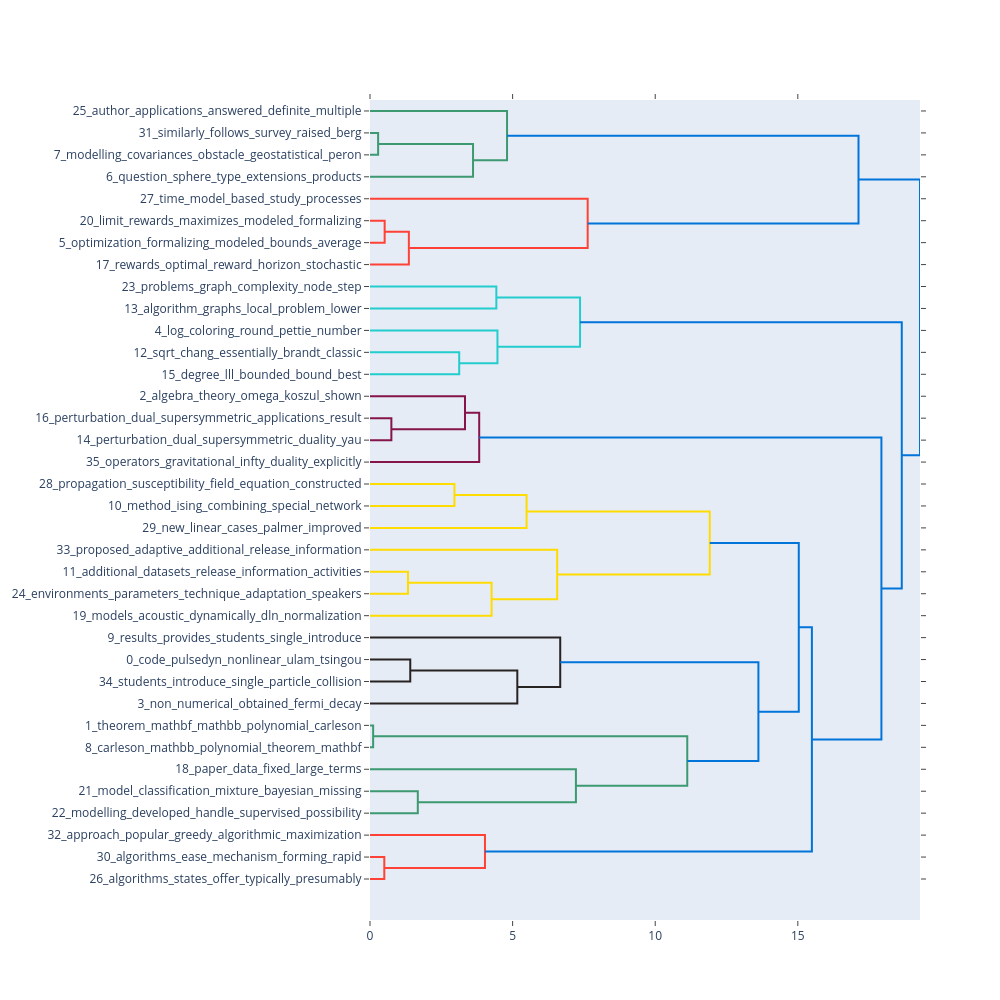

This figure's notebook cell:
### Code cell
fig = best_model.visualize_topic_hierarchy()
fig.show()

### Figure 1 — Plotly figure (JSON) as saved in the notebook; plotly's stock layout.template omitted (floating-point values rounded to 4 significant figures)
{"data": [{"hoverinfo": "text", "marker": {"color": "rgb(61,153,112)"}, "mode": "lines", "x": [0.0, 0.2847, 0.2847, 0.0], "xaxis": "x", "y": [-15.0, -15.0, -25.0, -25.0], "yaxis": "y", "type": "scatter"}, {"hoverinfo": "text", "marker": {"color": "rgb(61,153,112)"}, "mode": "lines", "x": [0.2847, 3.612, 3.612, 0.0], "xaxis": "x", "y": [-20.0, -20.0, -35.0, -35.0], "yaxis": "y", "type": "scatter"}, {"hoverinfo": "text", "marker": {"color": "rgb(61,153,112)"}, "mode": "lines", "x": [0.0, 4.805, 4.805, 3.612], "xaxis": "x", "y": [-5.0, -5.0, -27.5, -27.5], "yaxis": "y", "type": "scatter"}, {"hoverinfo": "text", "marker": {"color": "rgb(255,65,54)"}, "mode": "lines", "x": [0.0, 0.514, 0.514, 0.0], "xaxis": "x", "y": [-55.0, -55.0, -65.0, -65.0], "yaxis": "y", "type": "scatter"}, {"hoverinfo": "text", "marker": {"color": "rgb(255,65,54)"}, "mode": "lines", "x": [0.514, 1.363, 1.363, 0.0], "xaxis": "x", "y": [-60.0, -60.0, -75.0, -75.0], "yaxis": "y", "type": "scatter"}, {"hoverinfo": "text", "marker": {"color": "rgb(255,65,54)"}, "mode": "lines", "x": [0.0, 7.632, 7.632, 1.363], "xaxis": "x", "y": [-45.0, -45.0, -67.5, -67.5], "yaxis": "y", "type": "scatter"}, {"hoverinfo": "text", "marker": {"color": "rgb(0,116,217)"}, "mode": "lines", "x": [4.805, 17.13, 17.13, 7.632], "xaxis": "x", "y": [-16.25, -16.25, -56.25, -56.25], "yaxis": "y", "type": "scatter"}, {"hoverinfo": "text", "marker": {"color": "rgb(35,205,205)"}, "mode": "lines", "x": [0.0, 4.43, 4.43, 0.0], "xaxis": "x", "y": [-85.0, -85.0, -95.0, -95.0], "yaxis": "y", "type": "scatter"}, {"hoverinfo": "text", "marker": {"color": "rgb(35,205,205)"}, "mode": "lines", "x": [0.0, 3.128, 3.128, 0.0], "xaxis": "x", "y": [-115.0, -115.0, -125.0, -125.0], "yaxis": "y", "type": "scatter"}, {"hoverinfo": "text", "marker": {"color": "rgb(35,205,205)"}, "mode": "lines", "x": [0.0, 4.468, 4.468, 3.128], "xaxis": "x", "y": [-105.0, -105.0, -120.0, -120.0], "yaxis": "y", "type": "scatter"}, {"hoverinfo": "text", "marker": {"color": "rgb(35,205,205)"}, "mode": "lines", "x": [4.43, 7.364, 7.364, 4.468], "xaxis": "x", "y": [-90.0, -90.0, -112.5, -112.5], "yaxis": "y", "type": "scatter"}, {"hoverinfo": "text", "marker": {"color": "rgb(133,20,75)"}, "mode": "lines", "x": [0.0, 0.7491, 0.7491, 0.0], "xaxis": "x", "y": [-145.0, -145.0, -155.0, -155.0], "yaxis": "y", "type": "scatter"}, {"hoverinfo": "text", "marker": {"color": "rgb(133,20,75)"}, "mode": "lines", "x": [0.0, 3.33, 3.33, 0.7491], "xaxis": "x", "y": [-135.0, -135.0, -150.0, -150.0], "yaxis": "y", "type": "scatter"}, {"hoverinfo": "text", "marker": {"color": "rgb(133,20,75)"}, "mode": "lines", "x": [3.33, 3.829, 3.829, 0.0], "xaxis": "x", "y": [-142.5, -142.5, -165.0, -165.0], "yaxis": "y", "type": "scatter"}, {"hoverinfo": "text", "marker": {"color": "rgb(255,220,0)"}, "mode": "lines", "x": [0.0, 2.961, 2.961, 0.0], "xaxis": "x", "y": [-175.0, -175.0, -185.0, -185.0], "yaxis": "y", "type": "scatter"}, {"hoverinfo": "text", "marker": {"color": "rgb(255,220,0)"}, "mode": "lines", "x": [2.961, 5.49, 5.49, 0.0], "xaxis": "x", "y": [-180.0, -180.0, -195.0, -195.0], "yaxis": "y", "type": "scatter"}, {"hoverinfo": "text", "marker": {"color": "rgb(255,220,0)"}, "mode": "lines", "x": [0.0, 1.332, 1.332, 0.0], "xaxis": "x", "y": [-215.0, -215.0, -225.0, -225.0], "yaxis": "y", "type": "scatter"}, {"hoverinfo": "text", "marker": {"color": "rgb(255,220,0)"}, "mode": "lines", "x": [1.332, 4.264, 4.264, 0.0], "xaxis": "x", "y": [-220.0, -220.0, -235.0, -235.0], "yaxis": "y", "type": "scatter"}, {"hoverinfo": "text", "marker": {"color": "rgb(255,220,0)"}, "mode": "lines", "x": [0.0, 6.563, 6.563, 4.264], "xaxis": "x", "y": [-205.0, -205.0, -227.5, -227.5], "yaxis": "y", "type": "scatter"}, {"hoverinfo": "text", "marker": {"color": "rgb(255,220,0)"}, "mode": "lines", "x": [5.49, 11.91, 11.91, 6.563], "xaxis": "x", "y": [-187.5, -187.5, -216.2, -216.2], "yaxis": "y", "type": "scatter"}, {"hoverinfo": "text", "marker": {"color": "rgb(40,35,35)"}, "mode": "lines", "x": [0.0, 1.412, 1.412, 0.0], "xaxis": "x", "y": [-255.0, -255.0, -265.0, -265.0], "yaxis": "y", "type": "scatter"}, {"hoverinfo": "text", "marker": {"color": "rgb(40,35,35)"}, "mode": "lines", "x": [1.412, 5.165, 5.165, 0.0], "xaxis": "x", "y": [-260.0, -260.0, -275.0, -275.0], "yaxis": "y", "type": "scatter"}, {"hoverinfo": "text", "marker": {"color": "rgb(40,35,35)"}, "mode": "lines", "x": [0.0, 6.669, 6.669, 5.165], "xaxis": "x", "y": [-245.0, -245.0, -267.5, -267.5], "yaxis": "y", "type": "scatter"}, {"hoverinfo": "text", "marker": {"color": "rgb(61,153,112)"}, "mode": "lines", "x": [0.0, 0.1101, 0.1101, 0.0], "xaxis": "x", "y": [-285.0, -285.0, -295.0, -295.0], "yaxis": "y", "type": "scatter"}, {"hoverinfo": "text", "marker": {"color": "rgb(61,153,112)"}, "mode": "lines", "x": [0.0, 1.676, 1.676, 0.0], "xaxis": "x", "y": [-315.0, -315.0, -325.0, -325.0], "yaxis": "y", "type": "scatter"}, {"hoverinfo": "text", "marker": {"color": "rgb(61,153,112)"}, "mode": "lines", "x": [0.0, 7.22, 7.22, 1.676], "xaxis": "x", "y": [-305.0, -305.0, -320.0, -320.0], "yaxis": "y", "type": "scatter"}, {"hoverinfo": "text", "marker": {"color": "rgb(61,153,112)"}, "mode": "lines", "x": [0.1101, 11.12, 11.12, 7.22], "xaxis": "x", "y": [-290.0, -290.0, -312.5, -312.5], "yaxis": "y", "type": "scatter"}, {"hoverinfo": "text", "marker": {"color": "rgb(0,116,217)"}, "mode": "lines", "x": [6.669, 13.62, 13.62, 11.12], "xaxis": "x", "y": [-256.2, -256.2, -301.2, -301.2], "yaxis": "y", "type": "scatter"}, {"hoverinfo": "text", "marker": {"color": "rgb(0,116,217)"}, "mode": "lines", "x": [11.91, 15.03, 15.03, 13.62], "xaxis": "x", "y": [-201.9, -201.9, -278.8, -278.8], "yaxis": "y", "type": "scatter"}, {"hoverinfo": "text", "marker": {"color": "rgb(255,65,54)"}, "mode": "lines", "x": [0.0, 0.5016, 0.5016, 0.0], "xaxis": "x", "y": [-345.0, -345.0, -355.0, -355.0], "yaxis": "y", "type": "scatter"}, {"hoverinfo": "text", "marker": {"color": "rgb(255,65,54)"}, "mode": "lines", "x": [0.0, 4.031, 4.031, 0.5016], "xaxis": "x", "y": [-335.0, -335.0, -350.0, -350.0], "yaxis": "y", "type": "scatter"}, {"hoverinfo": "text", "marker": {"color": "rgb(0,116,217)"}, "mode": "lines", "x": [15.03, 15.49, 15.49, 4.031], "xaxis": "x", "y": [-240.3, -240.3, -342.5, -342.5], "yaxis": "y", "type": "scatter"}, {"hoverinfo": "text", "marker": {"color": "rgb(0,116,217)"}, "mode": "lines", "x": [3.829, 17.93, 17.93, 15.49], "xaxis": "x", "y": [-153.8, -153.8, -291.4, -291.4], "yaxis": "y", "type": "scatter"}, {"hoverinfo": "text", "marker": {"color": "rgb(0,116,217)"}, "mode": "lines", "x": [7.364, 18.64, 18.64, 17.93], "xaxis": "x", "y": [-101.2, -101.2, -222.6, -222.6], "yaxis": "y", "type": "scatter"}, {"hoverinfo": "text", "marker": {"color": "rgb(0,116,217)"}, "mode": "lines", "x": [17.13, 19.28, 19.28, 18.64], "xaxis": "x", "y": [-36.25, -36.25, -161.9, -161.9], "yaxis": "y", "type": "scatter"}], "layout": {"autosize": false, "height": 1000, "hovermode": "closest", "showlegend": false, "width": 1000, "xaxis": {"mirror": "allticks", "rangemode": "tozero", "showgrid": false, "showline": true, "showticklabels": true, "ticks": "outside", "type": "linear", "zeroline": false}, "yaxis": {"mirror": "allticks", "rangemode": "tozero", "showgrid": false, "showline": true, "showticklabels": true, "tickmode": "array", "ticks": "outside", "ticktext": ["25_author_applications_answered_definite_multiple", "31_similarly_follows_survey_raised_berg", "7_modelling_covariances_obstacle_geostatistical_peron", "6_question_sphere_type_extensions_products", "27_time_model_based_study_processes", "20_limit_rewards_maximizes_modeled_formalizing", "5_optimization_formalizing_modeled_bounds_average", "17_rewards_optimal_reward_horizon_stochastic", "23_problems_graph_complexity_node_step", "13_algorithm_graphs_local_problem_lower", "4_log_coloring_round_pettie_number", "12_sqrt_chang_essentially_brandt_classic", "15_degree_lll_bounded_bound_best", "2_algebra_theory_omega_koszul_shown", "16_perturbation_dual_supersymmetric_applications_result", "14_perturbation_dual_supersymmetric_duality_yau", "35_operators_gravitational_infty_duality_explicitly", "28_propagation_susceptibility_field_equation_constructed", "10_method_ising_combining_special_network", "29_new_linear_cases_palmer_improved", "33_proposed_adaptive_additional_release_information", "11_additional_datasets_release_information_activities", "24_environments_parameters_technique_adaptation_speakers", "19_models_acoustic_dynamically_dln_normalization", "9_results_provides_students_single_introduce", "0_code_pulsedyn_nonlinear_ulam_tsingou", "34_students_introduce_single_particle_collision", "3_non_numerical_obtained_fermi_decay", "1_theorem_mathbf_mathbb_polynomial_carleson", "8_carleson_mathbb_polynomial_theorem_mathbf", "18_paper_data_fixed_large_terms", "21_model_classification_mixture_bayesian_missing", "22_modelling_developed_handle_supervised_possibility", "32_approach_popular_greedy_algorithmic_maximization", "30_algorithms_ease_mechanism_forming_rapid", "26_algorithms_states_offer_typically_presumably"], "tickvals": [-5.0, -15.0, -25.0, -35.0, -45.0, -55.0, -65.0, -75.0, -85.0, -95.0, -105.0, -115.0, -125.0, -135.0, -145.0, -155.0, -165.0, -175.0, -185.0, -195.0, -205.0, -215.0, -225.0, -235.0, -245.0, -255.0, -265.0, -275.0, -285.0, -295.0, -305.0, -315.0, -325.0, -335.0, -345.0, -355.0], "type": "linear", "zeroline": false}}}
